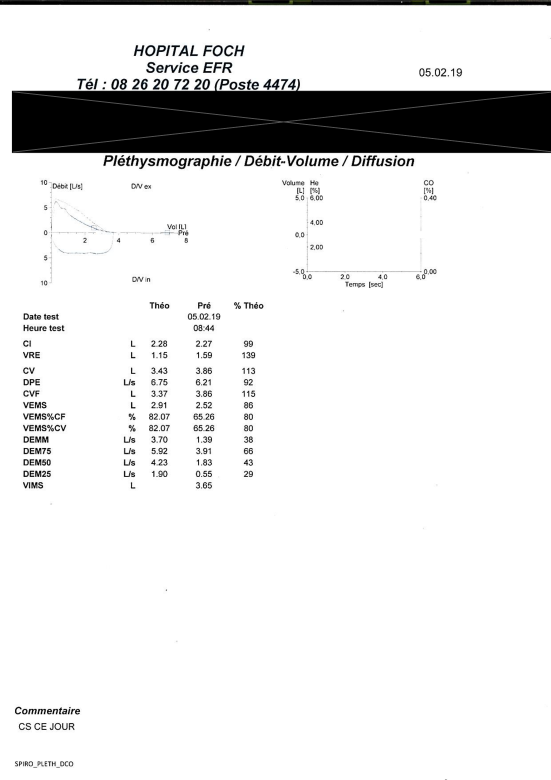
#> input picture ProofOfConcept/OCR_ScanFoch/anonyme_0.png, 1653 x 2339 px (shown at 1/3 size); its folder holds only this picture in this run
$ jupyter execute --allow-errors POC_easily_inbetween.ipynb
#> lines starting #> are read from the running program, lines starting #| are printed output that depends on the picture; after the words box and inside, x2 and y2 are one past the last pixel; in counts of white or black regions, pixels touching at a corner belong together
[cell 1]
import pandas as pd
import pytesseract
from IPython.display import Image, display
from pdf2image import convert_from_path

## PDF to image

#> (a cell that did not finish here is left out)

## Image original

[cell 3]
display(Image(filename="anonyme_0.png"))

## Pre-processing de l'image

[cell 4]
import cv2
import numpy as np

image = cv2.imread('anonyme_0.png', cv2.IMREAD_GRAYSCALE)
#> image: shape (2339, 1653); min 0, max 255, mean 229.5

image = cv2.resize(image, None, fx=4, fy=4, interpolation=cv2.INTER_CUBIC)
#> image: shape (9356, 6612)

# Ajuster le contraste et la luminosité
alpha = 0.9  # Facteur de contraste (1.0 = pas de changement)
beta = 0  # Ajustement de luminosité (0 = pas de changement)
image = cv2.convertScaleAbs(image, alpha=alpha, beta=beta)
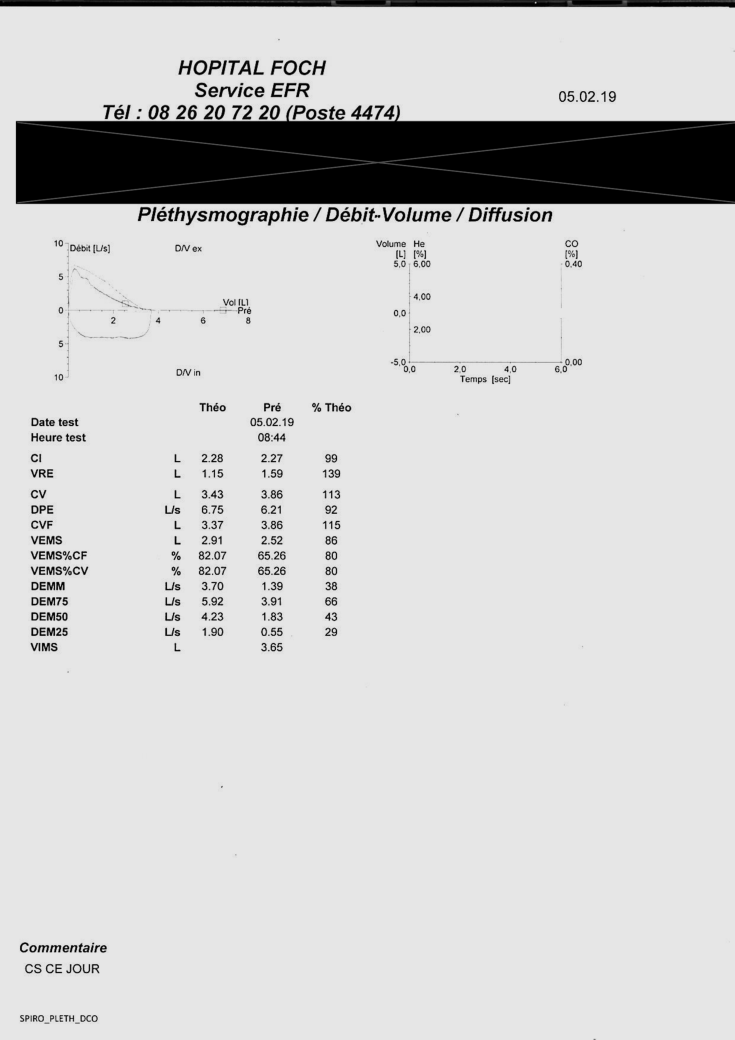
#> image: shape (9356, 6612) (shown at 1/9 size); min 0, max 230, mean 207

# Binarisation avec un seuil fixe
_, image = cv2.threshold(image, 150, 255, cv2.THRESH_BINARY)
#> image: shape (9356, 6612); 89.7% white; 623 black regions (22 under 20 px), largest, box (x1, y1, x2, y2) and area: (142, 947, 6612, 1836) 4841053, (0, 0, 6612, 69) 406020, (2664, 746, 2788, 875) 8489

# On crop l'image sur seulement le tableau qui nous intéresse
image = image[1750*2:3200*2, 0:-1]
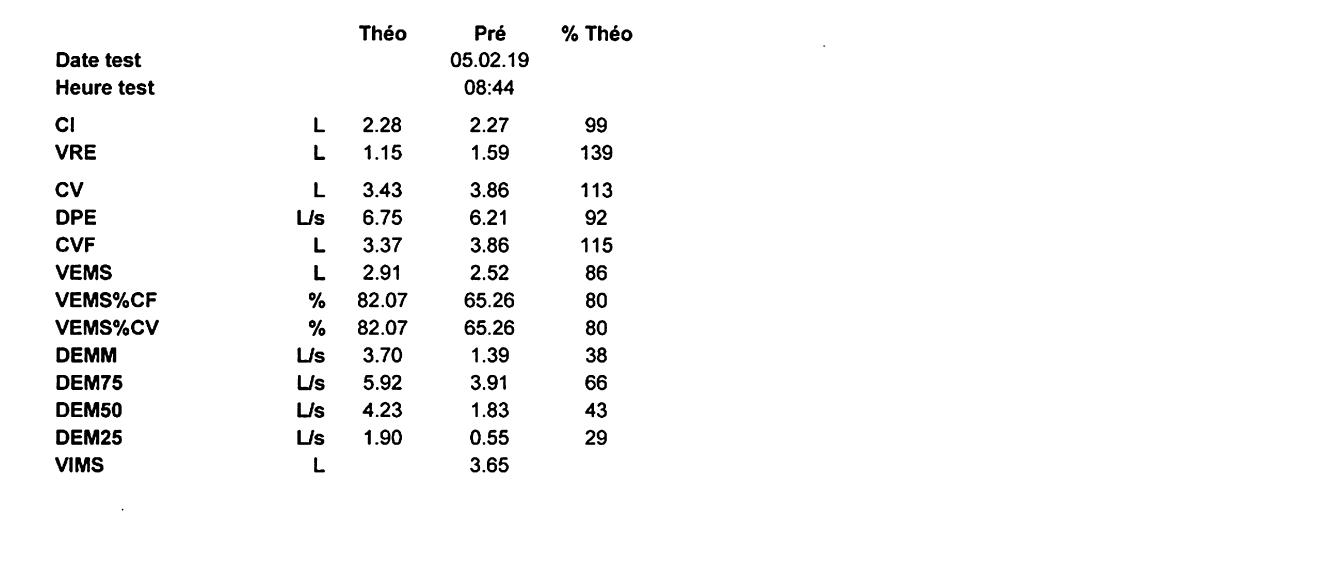
#> image: shape (2900, 6611) (shown at 1/5 size); 97.5% white; 258 black regions, largest, box (x1, y1, x2, y2) and area: (505, 1736, 581, 1813) 4377, (420, 2148, 496, 2224) 4309, (421, 2010, 496, 2087) 4249

# Enregistrement de l'image pre-processed pour vérification
cv2.imwrite('preprocessed_image.png', image)
#> Out = True
